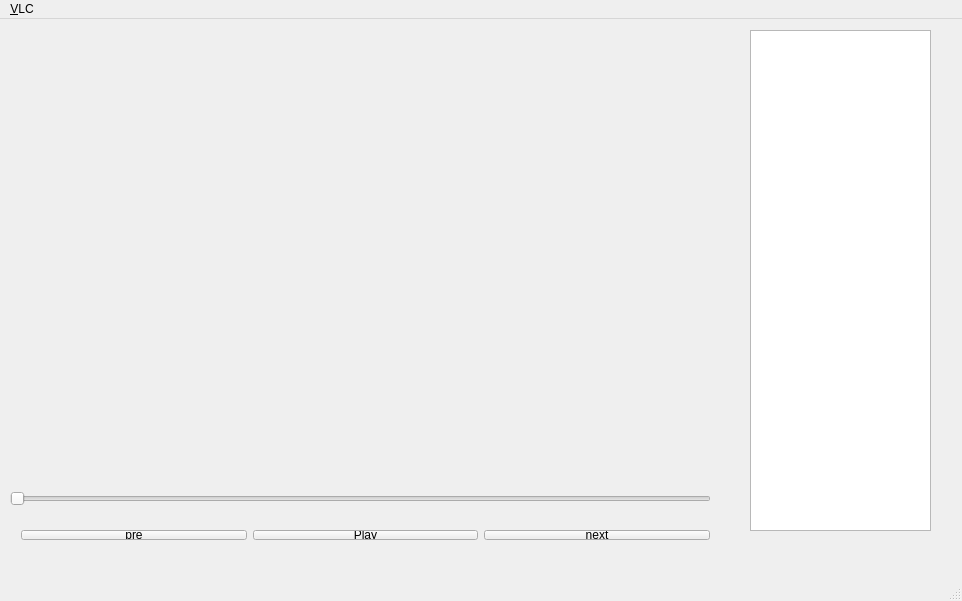
<?xml version="1.0" encoding="UTF-8"?>
<ui version="4.0">
 <class>MainWindow</class>
 <widget class="QMainWindow" name="MainWindow">
  <property name="geometry">
   <rect>
    <x>0</x>
    <y>0</y>
    <width>962</width>
    <height>601</height>
   </rect>
  </property>
  <property name="windowTitle">
   <string>MainWindow</string>
  </property>
  <widget class="QWidget" name="centralWidget">
   <widget class="QWidget" name="layoutWidget">
    <property name="geometry">
     <rect>
      <x>10</x>
      <y>500</y>
      <width>711</width>
      <height>32</height>
     </rect>
    </property>
    <layout class="QHBoxLayout" name="horizontalLayout">
     <item>
      <widget class="QPushButton" name="pushButton_2">
       <property name="text">
        <string>pre</string>
       </property>
      </widget>
     </item>
     <item>
      <widget class="QPushButton" name="pushButton">
       <property name="text">
        <string>Play</string>
       </property>
      </widget>
     </item>
     <item>
      <widget class="QPushButton" name="pushButton_3">
       <property name="text">
        <string>next</string>
       </property>
      </widget>
     </item>
    </layout>
   </widget>
   <widget class="QListWidget" name="listWidget">
    <property name="geometry">
     <rect>
      <x>750</x>
      <y>11</y>
      <width>181</width>
      <height>501</height>
     </rect>
    </property>
   </widget>
   <widget class="QSlider" name="horizontalSlider">
    <property name="geometry">
     <rect>
      <x>10</x>
      <y>470</y>
      <width>701</width>
      <height>20</height>
     </rect>
    </property>
    <property name="orientation">
     <enum>Qt::Horizontal</enum>
    </property>
   </widget>
  </widget>
  <widget class="QMenuBar" name="menuBar">
   <property name="geometry">
    <rect>
     <x>0</x>
     <y>0</y>
     <width>962</width>
     <height>27</height>
    </rect>
   </property>
   <widget class="QMenu" name="menuVLC">
    <property name="title">
     <string>&amp;VLC</string>
    </property>
    <addaction name="actionOpen"/>
    <addaction name="actionClose"/>
    <addaction name="actionExit"/>
   </widget>
   <addaction name="menuVLC"/>
  </widget>
  <widget class="QStatusBar" name="statusBar"/>
  <action name="actionOpen">
   <property name="text">
    <string>&amp;Open</string>
   </property>
  </action>
  <action name="actionClose">
   <property name="text">
    <string>&amp;Close</string>
   </property>
  </action>
  <action name="actionExit">
   <property name="text">
    <string>&amp;Exit</string>
   </property>
  </action>
 </widget>
 <layoutdefault spacing="6" margin="11"/>
 <resources/>
 <connections/>
</ui>
